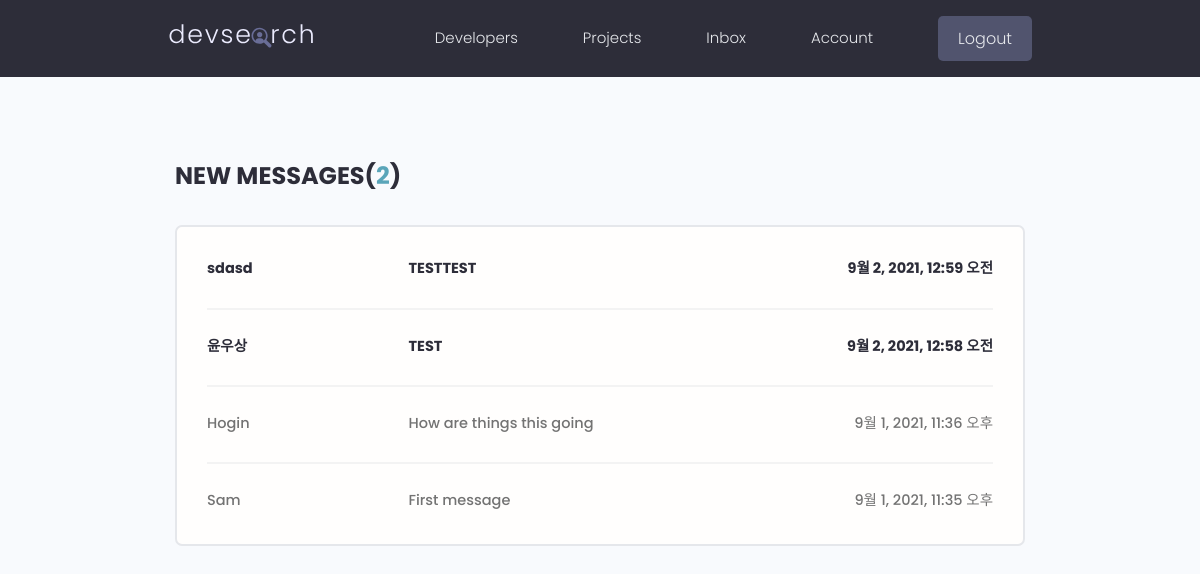
Page /inbox/ (signed in) on the earlier database version.
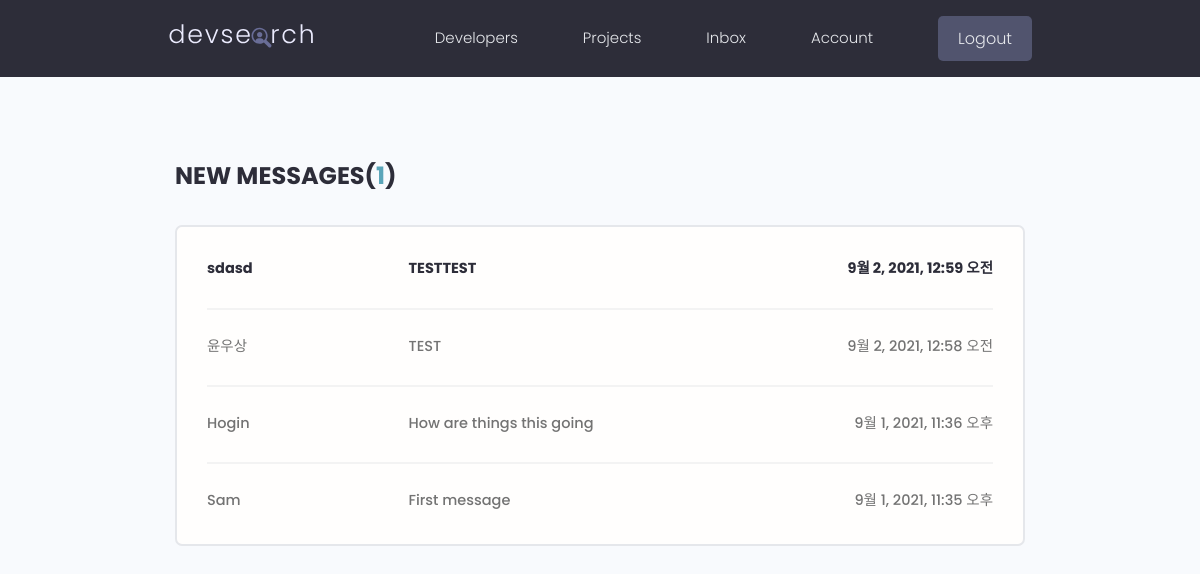
Same page on the later database version.
### users/models.py (models this page shows, shortened)
class Message(models.Model):
    sender = models.ForeignKey(Profile, on_delete=models.SET_NULL, null=True, blank=True)
    recipient = models.ForeignKey(Profile, on_delete=models.SET_NULL, null=True, blank=True, related_name='messages')
    name = models.CharField(max_length=200, null=True, blank=True)
    email = models.EmailField(max_length=200, null=True, blank=True)
    subject = models.CharField(max_length=200, null=True, blank=True)
    body = models.TextField()
    is_read = models.BooleanField(default=False, null=True)
    created = models.DateTimeField(auto_now_add=True)
    id = models.UUIDField(default=uuid4, unique=True, primary_key=True, editable=False)
    class Meta:
        ordering = ['is_read', '-created']

### users/views.py (the view)
# urls.py: path('inbox/', inbox, name='inbox'),
@login_required(login_url='login')
def inbox(request):
    profile = request.user.profile
    message_requests = profile.messages.all()
    unread_count = message_requests.filter(is_read=False).count()
    context = {
        'message_requests' : message_requests,
        'unread_count' : unread_count,
    }
    return render(request, 'users/inbox.html', context)

### users/templates/users/inbox.html
{% extends 'main.html' %}
{% block content %}
  <main class="inbox my-xl">
    <div class="content-box">
      <h3 class="inbox__title">New Messages(<span>{{unread_count}}</span>)</h3>
      <ul class="messages">
        {% for message in message_requests %}
          {% if message.is_read %}
            <li class="message">
          {% else %}
            <li class="message message--unread">
          {% endif %}
            <a href="{% url 'message' pk=message.id %}">
              <span class="message__author">{{message.name}}</span>
              <span class="message__subject">{{message.subject}}</span>
              <span class="message__date">{{message.created}}</span>
            </a>
          </li>
        {% endfor %}
      </ul>
    </div>
  </main>
{% endblock content %}

Differences in the rows shown:
changed Message "윤우상": is_read False → True (drawn)
Other differences:
{{ unread_count }}: "2" → "1"
